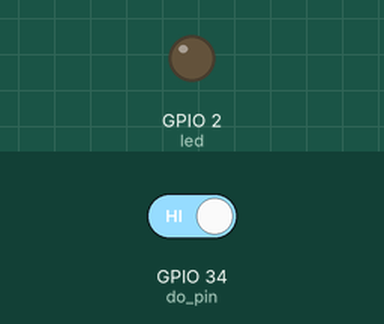
This program was run on a simulated ESP32 board running MicroPython. On the bench: output pins drawn as LEDs (lit = HIGH). Dashed ring = blinking. Inputs (shaded band) come from the test bench; at power-on: GPIO 34 (do_pin) HIGH.

Above: at 1.2 s.
1.3 s: GPIO 34 (do_pin) driven LOW
At 1.52 s:
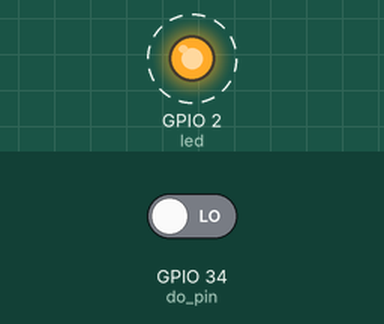
4.3 s: GPIO 34 (do_pin) driven HIGH
At 4.3 s:
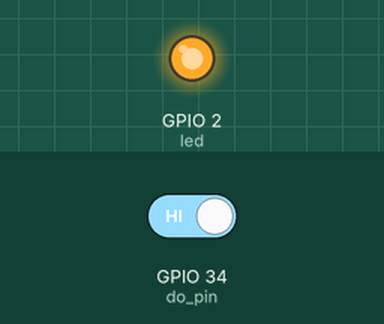
Timing chart, 0 to 7.3 s (numbered marks = the images above; inputs shaded):
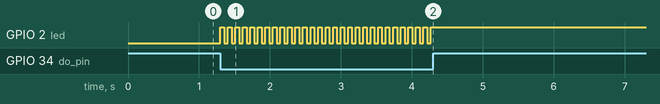

The program:

microphone.py
```python
from machine import Pin
import time

# Pin definitions
DO = 34
LED_pin = 2

# Variables to track the last event time and LED state
last_event = 0
LED_state = False

# Define pin modes
led = Pin(LED_pin, Pin.OUT)
do_pin = Pin(DO, Pin.IN)

while True:
    # Read the digital input
    output = do_pin.value()

    if output == 0:  # LOW condition
        current_time = time.ticks_ms()
        if current_time - last_event > 50:  # Debounce period
            LED_state = not LED_state  # Toggle LED state
            led.value(1 if LED_state else 0)  # Write the LED state
            last_event = current_time  # Update last event time
```

Measured:
- after the input at 1.3 s, GPIO 2 (led): alternates HIGH for 0.05 s and LOW for 0.05 s, starting at once
- after the input at 4.3 s, GPIO 2 (led): stops changing and stays HIGH
